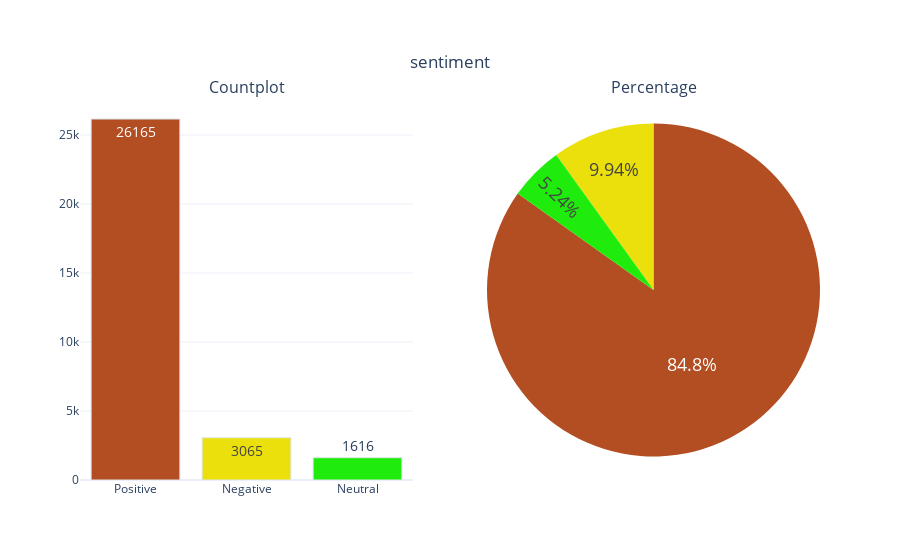
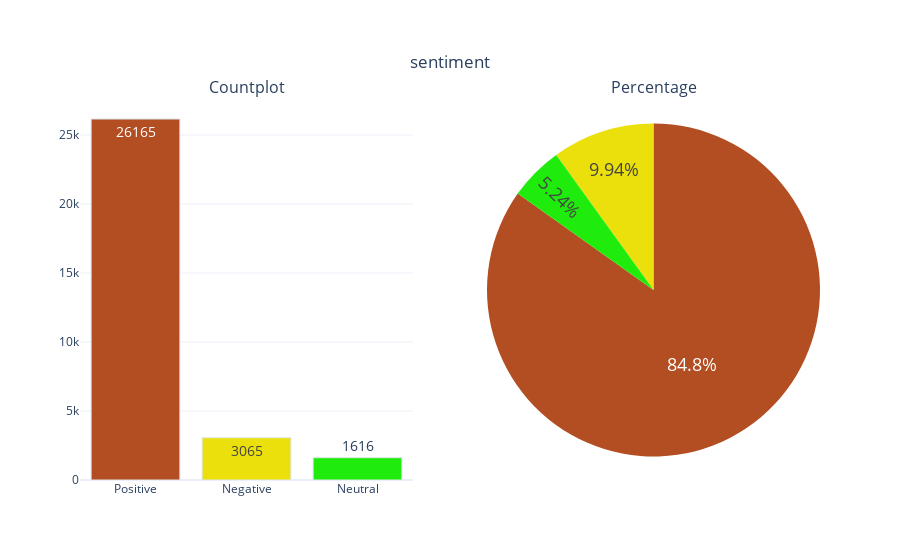

The notebook cell these images were saved under, in order:
### Code cell
categorical_variable_summary(df, 'sentiment')
df

### Figure 1 — Plotly figure (JSON) as saved in the notebook; plotly's stock layout.template omitted (floating-point values rounded to 4 significant figures)
{"data": [{"marker": {"color": ["#B34D22", "#EBE00C", "#1FEB0C", "#0C92EB", "#EB0CD5"], "line": {"color": "#DBE6EC", "width": 1}}, "name": "sentiment", "showlegend": false, "text": ["26165", "3065", "1616"], "textfont": {"size": 14}, "textposition": "auto", "type": "bar", "x": ["Positive", "Negative", "Neutral"], "xaxis": "x", "y": [26165, 3065, 1616], "yaxis": "y"}, {"domain": {"x": [0.55, 1], "y": [0, 1]}, "labels": ["Positive", "Negative", "Neutral"], "marker": {"colors": ["#B34D22", "#EBE00C", "#1FEB0C", "#0C92EB", "#EB0CD5"]}, "name": "sentiment", "showlegend": false, "textfont": {"size": 18}, "textposition": "auto", "type": "pie", "values": [26165, 3065, 1616]}], "layout": {"annotations": [{"font": {"size": 16}, "showarrow": false, "text": "Countplot", "x": 0.225, "xanchor": "center", "xref": "paper", "y": 1, "yanchor": "bottom", "yref": "paper"}, {"font": {"size": 16}, "showarrow": false, "text": "Percentage", "x": 0.775, "xanchor": "center", "xref": "paper", "y": 1, "yanchor": "bottom", "yref": "paper"}], "title": {"text": "sentiment", "x": 0.5, "xanchor": "center", "y": 0.9, "yanchor": "top"}, "xaxis": {"anchor": "y", "domain": [0, 0.45]}, "yaxis": {"anchor": "x", "domain": [0, 1]}}}

### Figure 2 — Plotly figure (JSON) as saved in the notebook; plotly's stock layout.template omitted (floating-point values rounded to 4 significant figures)
{"data": [{"marker": {"color": ["#B34D22", "#EBE00C", "#1FEB0C", "#0C92EB", "#EB0CD5"], "line": {"color": "#DBE6EC", "width": 1}}, "name": "sentiment", "showlegend": false, "text": ["26165", "3065", "1616"], "textfont": {"size": 14}, "textposition": "auto", "type": "bar", "x": ["Positive", "Negative", "Neutral"], "xaxis": "x", "y": [26165, 3065, 1616], "yaxis": "y"}, {"domain": {"x": [0.55, 1], "y": [0, 1]}, "labels": ["Positive", "Negative", "Neutral"], "marker": {"colors": ["#B34D22", "#EBE00C", "#1FEB0C", "#0C92EB", "#EB0CD5"]}, "name": "sentiment", "showlegend": false, "textfont": {"size": 18}, "textposition": "auto", "type": "pie", "values": [26165, 3065, 1616]}], "layout": {"annotations": [{"font": {"size": 16}, "showarrow": false, "text": "Countplot", "x": 0.225, "xanchor": "center", "xref": "paper", "y": 1, "yanchor": "bottom", "yref": "paper"}, {"font": {"size": 16}, "showarrow": false, "text": "Percentage", "x": 0.775, "xanchor": "center", "xref": "paper", "y": 1, "yanchor": "bottom", "yref": "paper"}], "title": {"text": "sentiment", "x": 0.5, "xanchor": "center", "y": 0.9, "yanchor": "top"}, "xaxis": {"anchor": "y", "domain": [0, 0.45]}, "yaxis": {"anchor": "x", "domain": [0, 1]}}}
